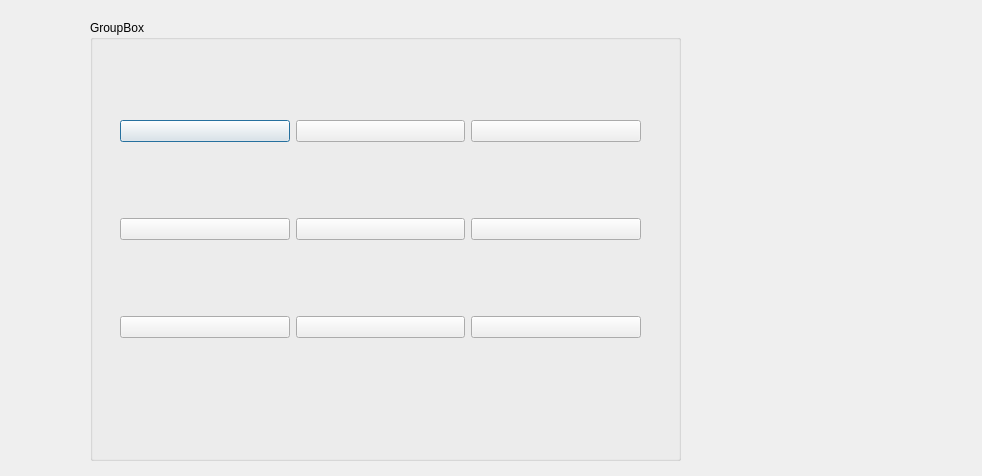
<?xml version="1.0" encoding="UTF-8"?>
<ui version="4.0">
 <class>twoplayer</class>
 <widget class="QDialog" name="twoplayer">
  <property name="geometry">
   <rect>
    <x>0</x>
    <y>0</y>
    <width>982</width>
    <height>476</height>
   </rect>
  </property>
  <property name="windowTitle">
   <string>Dialog</string>
  </property>
  <widget class="QGroupBox" name="groupBox">
   <property name="geometry">
    <rect>
     <x>90</x>
     <y>20</y>
     <width>591</width>
     <height>441</height>
    </rect>
   </property>
   <property name="title">
    <string>GroupBox</string>
   </property>
   <widget class="QWidget" name="layoutWidget">
    <property name="geometry">
     <rect>
      <x>30</x>
      <y>30</y>
      <width>521</width>
      <height>361</height>
     </rect>
    </property>
    <layout class="QGridLayout" name="gridLayout">
     <item row="0" column="0">
      <widget class="QPushButton" name="pushButton_1">
       <property name="text">
        <string/>
       </property>
      </widget>
     </item>
     <item row="0" column="2">
      <widget class="QPushButton" name="pushButton_3">
       <property name="text">
        <string/>
       </property>
      </widget>
     </item>
     <item row="1" column="0">
      <widget class="QPushButton" name="pushButton_4">
       <property name="text">
        <string/>
       </property>
      </widget>
     </item>
     <item row="0" column="1">
      <widget class="QPushButton" name="pushButton_2">
       <property name="text">
        <string/>
       </property>
      </widget>
     </item>
     <item row="1" column="2">
      <widget class="QPushButton" name="pushButton_6">
       <property name="text">
        <string/>
       </property>
      </widget>
     </item>
     <item row="1" column="1">
      <widget class="QPushButton" name="pushButton_5">
       <property name="text">
        <string/>
       </property>
      </widget>
     </item>
     <item row="2" column="1">
      <widget class="QPushButton" name="pushButton_8">
       <property name="text">
        <string/>
       </property>
      </widget>
     </item>
     <item row="2" column="0">
      <widget class="QPushButton" name="pushButton_7">
       <property name="text">
        <string/>
       </property>
      </widget>
     </item>
     <item row="2" column="2">
      <widget class="QPushButton" name="pushButton_9">
       <property name="text">
        <string/>
       </property>
      </widget>
     </item>
    </layout>
   </widget>
  </widget>
 </widget>
 <resources/>
 <connections/>
</ui>
